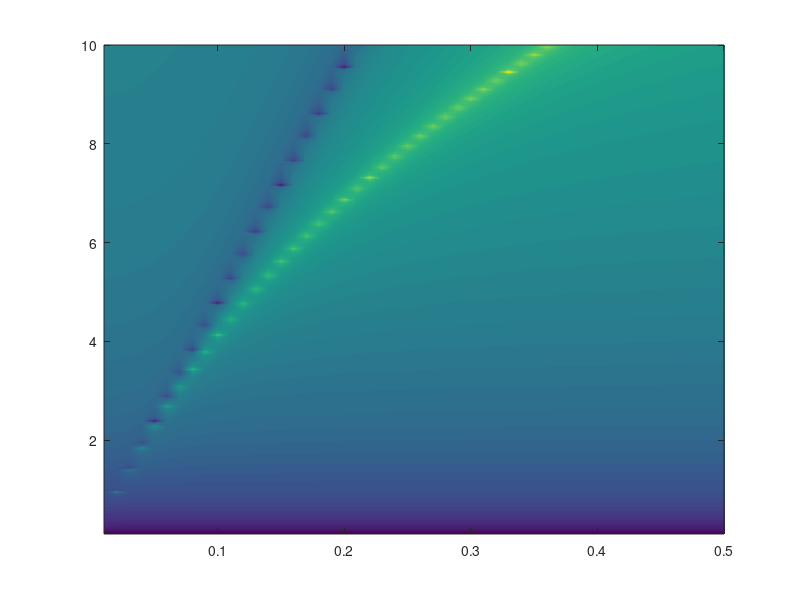

This figure's MATLAB source:
clear all
global hbar ee cl eF gamma e0

% for Omega = 2*pi*linspace(0,0.4,5)*1e12

hbar = 1.05e-34;
ee = 1.6e-19;
cl = 3e8;
e0 = 8.85e-12;
fsConst = 1/137;
e1 = 1;
e2 = 1;
gamma = 1e11;

x = linspace(1,10,10);
y = linspace(1,10,10);

[X,Y] = meshgrid(x,y);

% Z = X.*Y;
% figure()
% contourf(X,Y,Z)

nom = 200;
nk = 200;

kVec = linspace(1e4,2e6,nk);
omVec = 2*pi*linspace(1e11,10e12,nom);
[K,OM] = meshgrid(kVec,omVec);

figure()
for eF = [2]*ee
    DrW = ee^2/pi/hbar^2*eF;
    disp_vis = e1./sqrt(K.^2-e1*OM.^2/cl^2) ...
        + e2./sqrt(K.^2-e2*OM.^2/cl^2) ...
        - DrW/e0./(OM.^2);
    contourf(K/1e6,OM/2/pi/1e12,log(abs(real((1./disp_vis)))),200,'LineColor','none')
    hold on
%     plot(kVec/1e6,sqrt(DrW*kVec/(e1+e2)/e0)/2/pi/1e12,'LineWidth',2.5)
end

% caxis([1e-5,1e-2])
% xlabel('rad/\mum')
% ylabel('f [THz]')
ylim([0.1,10])
xlim([0.01,0.5])
% title('Full')